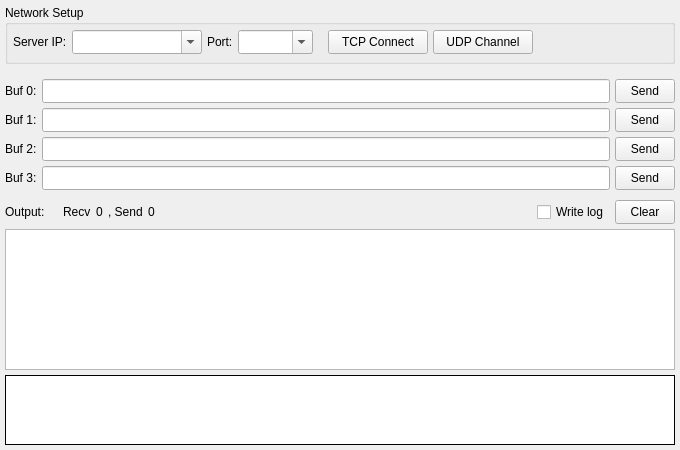
<?xml version="1.0" encoding="UTF-8"?>
<ui version="4.0">
 <class>ClientWidget</class>
 <widget class="QWidget" name="ClientWidget">
  <property name="geometry">
   <rect>
    <x>0</x>
    <y>0</y>
    <width>680</width>
    <height>450</height>
   </rect>
  </property>
  <property name="minimumSize">
   <size>
    <width>0</width>
    <height>0</height>
   </size>
  </property>
  <property name="windowTitle">
   <string>Client</string>
  </property>
  <property name="locale">
   <locale language="C" country="AnyCountry"/>
  </property>
  <layout class="QVBoxLayout" name="vlayout1">
   <property name="spacing">
    <number>5</number>
   </property>
   <property name="margin">
    <number>5</number>
   </property>
   <item>
    <widget class="QGroupBox" name="box1">
     <property name="sizePolicy">
      <sizepolicy hsizetype="Expanding" vsizetype="Fixed">
       <horstretch>0</horstretch>
       <verstretch>0</verstretch>
      </sizepolicy>
     </property>
     <property name="minimumSize">
      <size>
       <width>0</width>
       <height>59</height>
      </size>
     </property>
     <property name="maximumSize">
      <size>
       <width>16777215</width>
       <height>59</height>
      </size>
     </property>
     <property name="title">
      <string>Network Setup</string>
     </property>
     <layout class="QHBoxLayout" name="layout3">
      <property name="spacing">
       <number>5</number>
      </property>
      <property name="leftMargin">
       <number>5</number>
      </property>
      <property name="topMargin">
       <number>0</number>
      </property>
      <property name="rightMargin">
       <number>5</number>
      </property>
      <property name="bottomMargin">
       <number>2</number>
      </property>
      <item>
       <widget class="QLabel" name="lab1">
        <property name="sizePolicy">
         <sizepolicy hsizetype="Preferred" vsizetype="Fixed">
          <horstretch>0</horstretch>
          <verstretch>0</verstretch>
         </sizepolicy>
        </property>
        <property name="minimumSize">
         <size>
          <width>0</width>
          <height>24</height>
         </size>
        </property>
        <property name="maximumSize">
         <size>
          <width>16777215</width>
          <height>24</height>
         </size>
        </property>
        <property name="contextMenuPolicy">
         <enum>Qt::NoContextMenu</enum>
        </property>
        <property name="text">
         <string>Server IP:</string>
        </property>
        <property name="textFormat">
         <enum>Qt::PlainText</enum>
        </property>
        <property name="scaledContents">
         <bool>false</bool>
        </property>
       </widget>
      </item>
      <item>
       <widget class="QComboBox" name="cmbAddr">
        <property name="sizePolicy">
         <sizepolicy hsizetype="Fixed" vsizetype="Fixed">
          <horstretch>0</horstretch>
          <verstretch>0</verstretch>
         </sizepolicy>
        </property>
        <property name="minimumSize">
         <size>
          <width>130</width>
          <height>24</height>
         </size>
        </property>
        <property name="maximumSize">
         <size>
          <width>130</width>
          <height>24</height>
         </size>
        </property>
        <property name="editable">
         <bool>true</bool>
        </property>
        <property name="insertPolicy">
         <enum>QComboBox::NoInsert</enum>
        </property>
       </widget>
      </item>
      <item>
       <widget class="QLabel" name="lab2">
        <property name="sizePolicy">
         <sizepolicy hsizetype="Preferred" vsizetype="Fixed">
          <horstretch>0</horstretch>
          <verstretch>0</verstretch>
         </sizepolicy>
        </property>
        <property name="minimumSize">
         <size>
          <width>0</width>
          <height>24</height>
         </size>
        </property>
        <property name="maximumSize">
         <size>
          <width>16777215</width>
          <height>24</height>
         </size>
        </property>
        <property name="text">
         <string>Port:</string>
        </property>
       </widget>
      </item>
      <item>
       <widget class="QComboBox" name="cmbPort">
        <property name="sizePolicy">
         <sizepolicy hsizetype="Fixed" vsizetype="Fixed">
          <horstretch>0</horstretch>
          <verstretch>0</verstretch>
         </sizepolicy>
        </property>
        <property name="minimumSize">
         <size>
          <width>75</width>
          <height>24</height>
         </size>
        </property>
        <property name="maximumSize">
         <size>
          <width>75</width>
          <height>24</height>
         </size>
        </property>
        <property name="editable">
         <bool>true</bool>
        </property>
        <property name="insertPolicy">
         <enum>QComboBox::InsertAtTop</enum>
        </property>
       </widget>
      </item>
      <item>
       <spacer name="spc1">
        <property name="orientation">
         <enum>Qt::Horizontal</enum>
        </property>
        <property name="sizeType">
         <enum>QSizePolicy::Fixed</enum>
        </property>
        <property name="sizeHint" stdset="0">
         <size>
          <width>10</width>
          <height>0</height>
         </size>
        </property>
       </spacer>
      </item>
      <item>
       <widget class="QToolButton" name="btnTcp">
        <property name="sizePolicy">
         <sizepolicy hsizetype="Fixed" vsizetype="Fixed">
          <horstretch>0</horstretch>
          <verstretch>0</verstretch>
         </sizepolicy>
        </property>
        <property name="minimumSize">
         <size>
          <width>100</width>
          <height>24</height>
         </size>
        </property>
        <property name="maximumSize">
         <size>
          <width>100</width>
          <height>24</height>
         </size>
        </property>
        <property name="statusTip">
         <string/>
        </property>
        <property name="text">
         <string>TCP Connect</string>
        </property>
        <property name="checkable">
         <bool>true</bool>
        </property>
       </widget>
      </item>
      <item>
       <widget class="QToolButton" name="btnUdp">
        <property name="sizePolicy">
         <sizepolicy hsizetype="Fixed" vsizetype="Fixed">
          <horstretch>0</horstretch>
          <verstretch>0</verstretch>
         </sizepolicy>
        </property>
        <property name="minimumSize">
         <size>
          <width>100</width>
          <height>24</height>
         </size>
        </property>
        <property name="maximumSize">
         <size>
          <width>100</width>
          <height>24</height>
         </size>
        </property>
        <property name="statusTip">
         <string/>
        </property>
        <property name="text">
         <string>UDP Channel</string>
        </property>
        <property name="checkable">
         <bool>true</bool>
        </property>
       </widget>
      </item>
      <item>
       <spacer name="spc2">
        <property name="orientation">
         <enum>Qt::Horizontal</enum>
        </property>
        <property name="sizeHint" stdset="0">
         <size>
          <width>0</width>
          <height>0</height>
         </size>
        </property>
       </spacer>
      </item>
     </layout>
    </widget>
   </item>
   <item>
    <layout class="QGridLayout" name="layout1">
     <property name="topMargin">
      <number>10</number>
     </property>
     <property name="spacing">
      <number>5</number>
     </property>
     <item row="0" column="0">
      <widget class="QLabel" name="lab3">
       <property name="text">
        <string>Buf 0:</string>
       </property>
      </widget>
     </item>
     <item row="0" column="2">
      <widget class="QToolButton" name="btnSend0">
       <property name="minimumSize">
        <size>
         <width>60</width>
         <height>24</height>
        </size>
       </property>
       <property name="maximumSize">
        <size>
         <width>60</width>
         <height>24</height>
        </size>
       </property>
       <property name="text">
        <string>Send</string>
       </property>
      </widget>
     </item>
     <item row="1" column="0">
      <widget class="QLabel" name="lab4">
       <property name="text">
        <string>Buf 1:</string>
       </property>
      </widget>
     </item>
     <item row="1" column="2">
      <widget class="QToolButton" name="btnSend1">
       <property name="minimumSize">
        <size>
         <width>60</width>
         <height>24</height>
        </size>
       </property>
       <property name="maximumSize">
        <size>
         <width>60</width>
         <height>24</height>
        </size>
       </property>
       <property name="text">
        <string>Send</string>
       </property>
      </widget>
     </item>
     <item row="2" column="0">
      <widget class="QLabel" name="lab5">
       <property name="text">
        <string>Buf 2:</string>
       </property>
      </widget>
     </item>
     <item row="2" column="1">
      <widget class="QLineEdit" name="edtBuf2">
       <property name="minimumSize">
        <size>
         <width>0</width>
         <height>24</height>
        </size>
       </property>
       <property name="maximumSize">
        <size>
         <width>16777215</width>
         <height>24</height>
        </size>
       </property>
      </widget>
     </item>
     <item row="2" column="2">
      <widget class="QToolButton" name="btnSend2">
       <property name="minimumSize">
        <size>
         <width>60</width>
         <height>24</height>
        </size>
       </property>
       <property name="maximumSize">
        <size>
         <width>60</width>
         <height>24</height>
        </size>
       </property>
       <property name="text">
        <string>Send</string>
       </property>
      </widget>
     </item>
     <item row="3" column="0">
      <widget class="QLabel" name="lab6">
       <property name="text">
        <string>Buf 3:</string>
       </property>
      </widget>
     </item>
     <item row="3" column="1">
      <widget class="QLineEdit" name="edtBuf3">
       <property name="minimumSize">
        <size>
         <width>0</width>
         <height>24</height>
        </size>
       </property>
       <property name="maximumSize">
        <size>
         <width>16777215</width>
         <height>24</height>
        </size>
       </property>
      </widget>
     </item>
     <item row="3" column="2">
      <widget class="QToolButton" name="btnSend3">
       <property name="minimumSize">
        <size>
         <width>60</width>
         <height>24</height>
        </size>
       </property>
       <property name="maximumSize">
        <size>
         <width>60</width>
         <height>24</height>
        </size>
       </property>
       <property name="text">
        <string>Send</string>
       </property>
      </widget>
     </item>
     <item row="0" column="1">
      <widget class="QLineEdit" name="edtBuf0">
       <property name="minimumSize">
        <size>
         <width>0</width>
         <height>24</height>
        </size>
       </property>
       <property name="maximumSize">
        <size>
         <width>16777215</width>
         <height>24</height>
        </size>
       </property>
      </widget>
     </item>
     <item row="1" column="1">
      <widget class="QLineEdit" name="edtBuf1">
       <property name="minimumSize">
        <size>
         <width>0</width>
         <height>24</height>
        </size>
       </property>
       <property name="maximumSize">
        <size>
         <width>16777215</width>
         <height>24</height>
        </size>
       </property>
      </widget>
     </item>
    </layout>
   </item>
   <item>
    <layout class="QHBoxLayout" name="layout2">
     <property name="spacing">
      <number>5</number>
     </property>
     <property name="leftMargin">
      <number>0</number>
     </property>
     <property name="topMargin">
      <number>5</number>
     </property>
     <property name="rightMargin">
      <number>0</number>
     </property>
     <property name="bottomMargin">
      <number>0</number>
     </property>
     <item>
      <widget class="QLabel" name="lab7">
       <property name="text">
        <string>Output:    </string>
       </property>
      </widget>
     </item>
     <item>
      <widget class="QLabel" name="lab8">
       <property name="text">
        <string>Recv</string>
       </property>
      </widget>
     </item>
     <item>
      <widget class="QLabel" name="labRecv">
       <property name="sizePolicy">
        <sizepolicy hsizetype="Preferred" vsizetype="Preferred">
         <horstretch>0</horstretch>
         <verstretch>0</verstretch>
        </sizepolicy>
       </property>
       <property name="toolTip">
        <string notr="true"/>
       </property>
       <property name="text">
        <string notr="true">0</string>
       </property>
      </widget>
     </item>
     <item>
      <widget class="QLabel" name="lab9">
       <property name="text">
        <string>, Send</string>
       </property>
      </widget>
     </item>
     <item>
      <widget class="QLabel" name="labSend">
       <property name="toolTip">
        <string notr="true"/>
       </property>
       <property name="text">
        <string notr="true">0</string>
       </property>
      </widget>
     </item>
     <item>
      <spacer name="spc3">
       <property name="orientation">
        <enum>Qt::Horizontal</enum>
       </property>
       <property name="sizeHint" stdset="0">
        <size>
         <width>0</width>
         <height>0</height>
        </size>
       </property>
      </spacer>
     </item>
     <item>
      <widget class="QCheckBox" name="chkLog">
       <property name="text">
        <string>Write log</string>
       </property>
      </widget>
     </item>
     <item>
      <widget class="QToolButton" name="btnClear">
       <property name="minimumSize">
        <size>
         <width>60</width>
         <height>24</height>
        </size>
       </property>
       <property name="maximumSize">
        <size>
         <width>60</width>
         <height>24</height>
        </size>
       </property>
       <property name="text">
        <string>Clear</string>
       </property>
      </widget>
     </item>
    </layout>
   </item>
   <item>
    <widget class="QTreeWidget" name="treeOutput">
     <property name="horizontalScrollBarPolicy">
      <enum>Qt::ScrollBarAlwaysOff</enum>
     </property>
     <property name="editTriggers">
      <set>QAbstractItemView::NoEditTriggers</set>
     </property>
     <property name="showDropIndicator" stdset="0">
      <bool>false</bool>
     </property>
     <property name="alternatingRowColors">
      <bool>false</bool>
     </property>
     <property name="selectionMode">
      <enum>QAbstractItemView::SingleSelection</enum>
     </property>
     <property name="selectionBehavior">
      <enum>QAbstractItemView::SelectRows</enum>
     </property>
     <property name="wordWrap">
      <bool>true</bool>
     </property>
     <attribute name="headerVisible">
      <bool>false</bool>
     </attribute>
     <attribute name="headerStretchLastSection">
      <bool>true</bool>
     </attribute>
     <column>
      <property name="text">
       <string notr="true">1</string>
      </property>
     </column>
    </widget>
   </item>
   <item>
    <widget class="QPlainTextEdit" name="txtOutput">
     <property name="sizePolicy">
      <sizepolicy hsizetype="Expanding" vsizetype="Fixed">
       <horstretch>0</horstretch>
       <verstretch>0</verstretch>
      </sizepolicy>
     </property>
     <property name="minimumSize">
      <size>
       <width>0</width>
       <height>70</height>
      </size>
     </property>
     <property name="maximumSize">
      <size>
       <width>16777215</width>
       <height>70</height>
      </size>
     </property>
     <property name="acceptDrops">
      <bool>false</bool>
     </property>
     <property name="frameShape">
      <enum>QFrame::Box</enum>
     </property>
     <property name="frameShadow">
      <enum>QFrame::Plain</enum>
     </property>
     <property name="horizontalScrollBarPolicy">
      <enum>Qt::ScrollBarAlwaysOff</enum>
     </property>
     <property name="tabChangesFocus">
      <bool>true</bool>
     </property>
     <property name="undoRedoEnabled">
      <bool>false</bool>
     </property>
     <property name="readOnly">
      <bool>true</bool>
     </property>
     <property name="textInteractionFlags">
      <set>Qt::TextSelectableByKeyboard|Qt::TextSelectableByMouse</set>
     </property>
    </widget>
   </item>
  </layout>
 </widget>
 <tabstops>
  <tabstop>cmbAddr</tabstop>
  <tabstop>cmbPort</tabstop>
  <tabstop>btnTcp</tabstop>
  <tabstop>btnUdp</tabstop>
  <tabstop>edtBuf0</tabstop>
  <tabstop>btnSend0</tabstop>
  <tabstop>edtBuf1</tabstop>
  <tabstop>btnSend1</tabstop>
  <tabstop>edtBuf2</tabstop>
  <tabstop>btnSend2</tabstop>
  <tabstop>edtBuf3</tabstop>
  <tabstop>btnSend3</tabstop>
  <tabstop>chkLog</tabstop>
  <tabstop>btnClear</tabstop>
  <tabstop>treeOutput</tabstop>
 </tabstops>
 <resources/>
 <connections/>
</ui>
